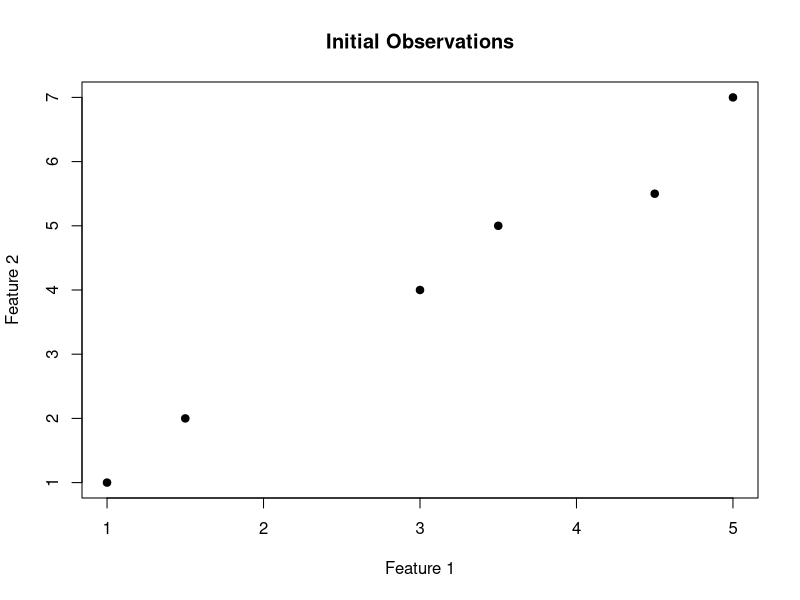
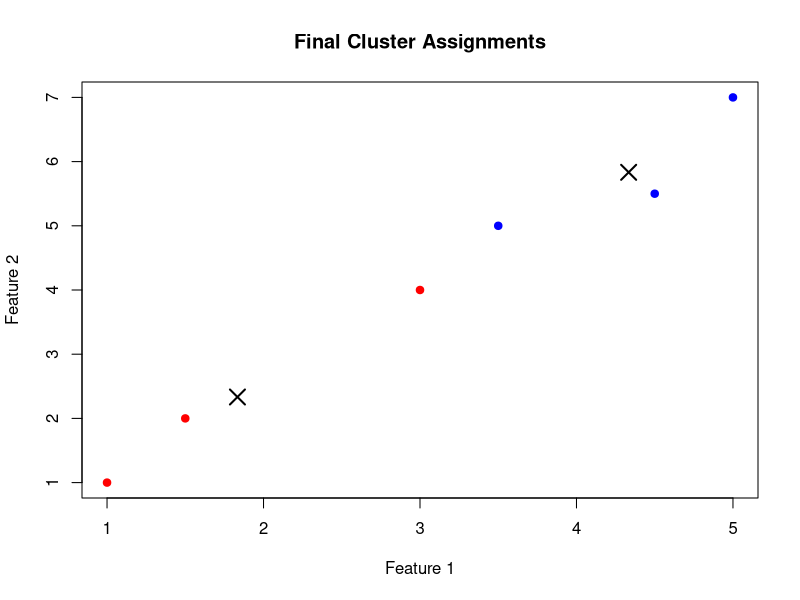

Here is the R script that generated these plots, in order:
## ---- chunk 1

## ---- chunk 2
W1 <- matrix(c(0.5, -0.3, 0.2, 0.8, -0.5, 0.1, 0.4, -0.6), nrow = 4, byrow = TRUE)
b1 <- c(0.1, -0.2)

W2 <- matrix(c(0.7, -0.4, 0.5, 0.9, -0.1, 0.6), nrow = 2, byrow = TRUE)
b2 <- c(0.2, -0.1, 0.3)

W3 <- c(0.6, -0.7, 0.4)
b3 <- 0.1

X <- c(0.9, 0.2, -0.1, 0.7)

relu <- function(x) {
  return(pmax(0, x))
}

H1 <- relu(X %*% W1 + b1)
H2 <- relu(H1 %*% W2 + b2)

f_X <- H2 %*% W3 + b3
f_X
## ---- chunk 3
input_dim = 32 * 32
output_dim = 28 * 28 * 3

total_weights = input_dim * output_dim
total_weights
## ---- chunk 4
set.seed(123)  # Ensure reproducibility
observations <- data.frame(
  x = c(1, 1.5, 3, 5, 3.5, 4.5),
  y = c(1, 2, 4, 7, 5, 5.5)
)
plot(observations$x, observations$y, pch=19, col='black', xlab="Feature 1", ylab="Feature 2", main="Initial Observations")
## ---- chunk 5
k <- 2
initial_clusters <- sample(1:k, nrow(observations), replace=TRUE)
observations$cluster <- initial_clusters
print("Initial Cluster Assignments")
print(observations)
## ---- chunk 6
# Function to compute the centroids
compute_centroids <- function(data, clusters, k) {
  centroids <- data.frame(matrix(nrow=k, ncol=ncol(data)-1))
  colnames(centroids) <- colnames(data)[-ncol(data)]
  for (cluster in 1:k) {
    centroids[cluster, ] <- colMeans(data[clusters == cluster, -ncol(data)], na.rm=TRUE)
  }
  return(centroids)
}

# Part (c) and (d): Iteratively compute centroids and assign clusters
max_iterations <- 10
for (iteration in 1:max_iterations) {
  centroids <- compute_centroids(observations, observations$cluster, k)
  new_clusters <- apply(observations[, -ncol(observations)], 1, function(point) {
    distances <- apply(centroids, 1, function(centroid) {
      sqrt(sum((point - centroid)^2))
    })
    return(which.min(distances))
  })
  if (all(new_clusters == observations$cluster)) break
  observations$cluster <- new_clusters
}

# Final cluster assignments
print("Final Cluster Assignments")
print(observations)
## ---- chunk 7
cluster_colors <- c("red", "blue")
plot(
  observations$x, observations$y, 
  col=cluster_colors[observations$cluster], 
  pch=19, xlab="Feature 1", ylab="Feature 2", 
  main="Final Cluster Assignments"
)
points(centroids$x, centroids$y, pch=4, col="black", cex=2, lwd=2)
